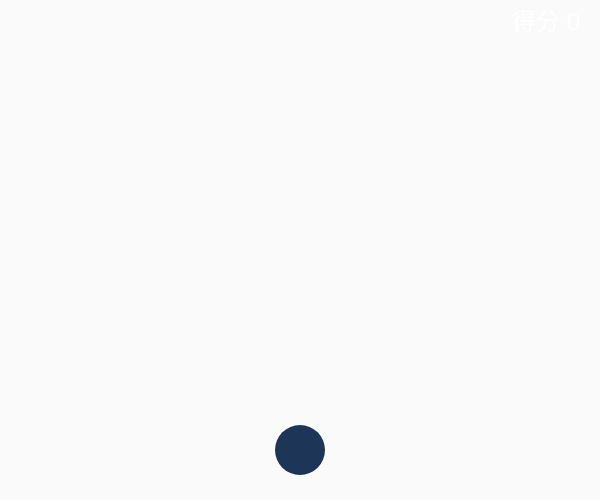
Frame 1 (no input)
Frame 60 (no input): identical to frame 1, image omitted
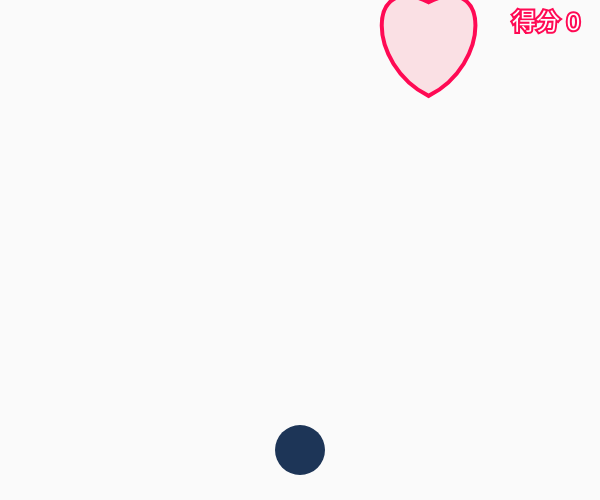
Frame 120 (the mouse pressed at the canvas centre since frame 60)

The p5.js sketch that drew these frames (run headless with seeded random() and noise() and a simulated clock; from frame 60 on, the mouse is pressed at the canvas centre):

// p5.js sketch
// ── sketch.js
let player;
let bullets = [];
let enemies = [];
let score = 0;

function setup() {
  createCanvas(600, 500);
  player = new Player(width / 2, height - 50);
}

function draw() {
  background(250);

  player.display();
  player.update();

  // 更新並顯示子彈
  for (let bullet of bullets) {
    bullet.display();
    bullet.update();

    // 檢查子彈是否擊中敵人
    for (let enemy of enemies) {
      if (bullet.hits(enemy)) {
        bullet.setToRemove();
        enemy.setToRemove();
        score +=50
      }
    }
  }

  // 移除標記為待刪除的子彈和敵人
  bullets = bullets.filter((bullet) => !bullet.toRemove);
  enemies = enemies.filter((enemy) => !enemy.toRemove);

  // 更新並顯示敵人
  for (let enemy of enemies) {
    enemy.display();
    enemy.update();

    // 檢查敵人是否擊中玩家
    if (enemy.hits(player)) {
      gameOver();
    }
  }

  // 隨機新增敵人
  if (frameCount % 60 === 0) {
    let x = random(width);
    let y = -50;
    let speed = random(1, 3);
    let heartSize = random(50, 150);
    let enemy = new Enemy(x, y, speed, heartSize);
    enemies.push(enemy);

  }
    // 顯示分數
    fill(255);
    textSize(24);
    textAlign(RIGHT);
    text("得分 " + score, width - 20, 30);
}

function keyPressed() {
  if (keyCode === LEFT_ARROW) {
    player.moveLeft();
  } else if (keyCode === RIGHT_ARROW) {
    player.moveRight();
  } else if (key === " ") {
    let bullet = new Bullet(player.x, player.y);
    bullets.push(bullet);
  }
}

class Player {
  constructor(x, y) {
    this.x = x;
    this.y = y;
    this.width = 50;
    this.height = 50;
    this.speed = 5;
  }

  display() {
    fill("#1d3557");
    noStroke()
    ellipse(this.x, this.y, this.width, this.height);
  }

  update() {
    if (keyIsDown(LEFT_ARROW)) {
      this.moveLeft();
    } else if (keyIsDown(RIGHT_ARROW)) {
      this.moveRight();
    }
  }

  moveLeft() {
    this.x -= this.speed;
    this.x = constrain(this.x, 0, width - this.width);
  }

  moveRight() {
    this.x += this.speed;
    this.x = constrain(this.x, 0, width - this.width);
  }
}

class Bullet {
  constructor(x, y) {
    this.x = x;
    this.y = y;
    this.radius = 5;
    this.speed = 10;
    this.toRemove = false;
  }

  display() {
    fill("#ffc300");
    noStroke()
    ellipse(this.x, this.y, this.radius * 3, this.radius * 3);
  }

  update() {
    this.y -= this.speed;
    if (this.y < 0) {
      this.toRemove = true;
    }
  }

  hits(enemy) {
    let d = dist(this.x, this.y, enemy.x, enemy.y);
    return d < this.radius + enemy.size / 2;
  }

  setToRemove() {
    this.toRemove = true;
  }
}

class Enemy {
  constructor(x, y, speed, size) {
    this.x = x;
    this.y = y;
    this.size = size;
    this.speed = speed;
    this.toRemove = false;
  }

  display() {
    if (!this.toRemove) {
      fill("#FAE0E4");
      stroke("#ff0a54");
      strokeWeight(4);
      beginShape();
      vertex(this.x, this.y - this.size / 4);
      bezierVertex(
        this.x + this.size / 2,
        this.y - this.size / 2,
        this.x + this.size / 2,
        this.y + this.size / 4,
        this.x,
        this.y + this.size / 2
      );
      bezierVertex(
        this.x - this.size / 2,
        this.y + this.size / 4,
        this.x - this.size / 2,
        this.y - this.size / 2,
        this.x,
        this.y - this.size / 4
      );
      endShape(CLOSE);
    }
  }

  update() {
    this.y += this.speed;
    if (this.y > height + this.size) {
      this.toRemove = true;
    }
  }

  hits(player) {
    let d = dist(this.x, this.y, player.x, player.y);
    return d < this.size / 2 + player.width / 2;
  }

  setToRemove() {
    this.toRemove = true;
  }
}

function gameOver() {
  noLoop();
  fill(255);
  textSize(40);
  textAlign(CENTER);
  text("Game Over", width / 2, height / 2);
}

// 開始遊戲
function startGame() {
  setup();
  loop();
}

// 重新開始遊戲
function restartGame() {
  player = null;
  bullets = [];
  enemies = [];
  clear();
  startGame();
}
